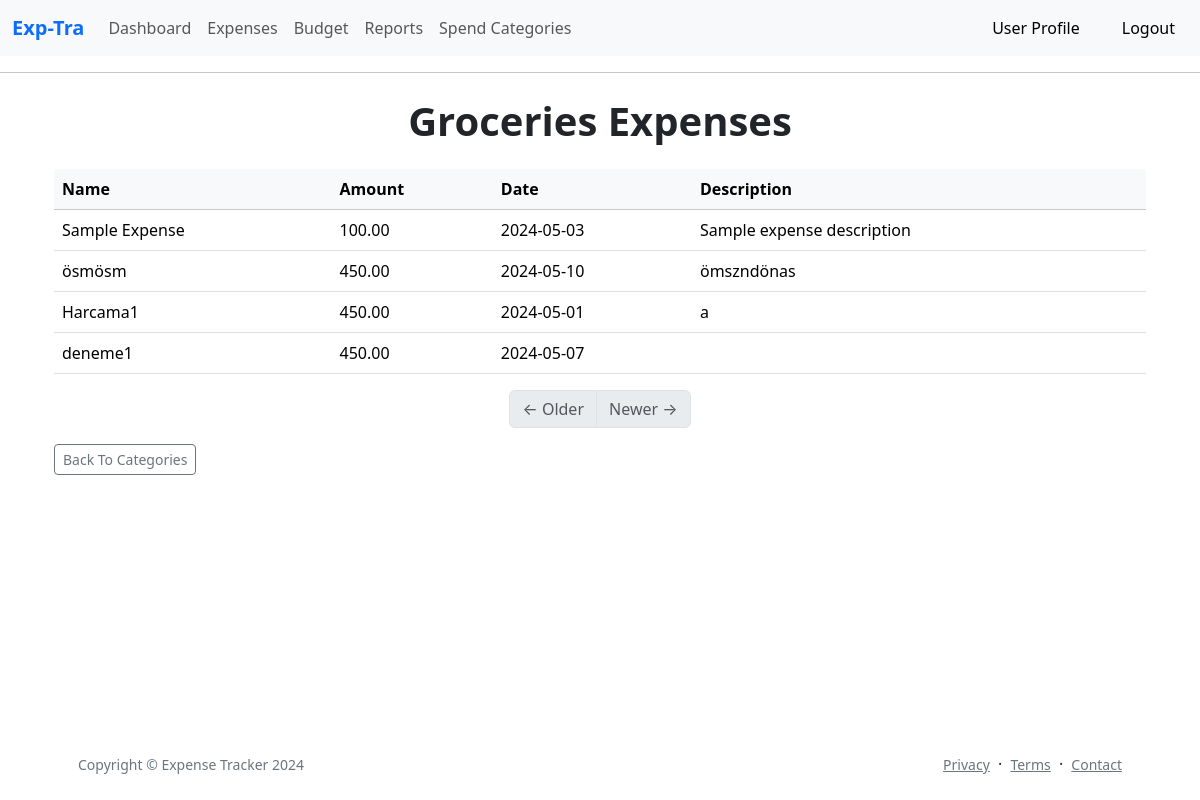
The app's page /category/1/expenses (signed in) with its own data.
### app/models.py (models this page shows, shortened)
class Category(db.Model):
    id: so.Mapped[int] = so.mapped_column(primary_key=True)
    name: so.Mapped[str] = so.mapped_column(sa.String(140))
    expenses = db.relationship('Expense', backref='category', lazy=True)

class Expense(db.Model):
    __tablename__ = 'expenses'
    id: so.Mapped[int] = so.mapped_column(primary_key=True)
    name: so.Mapped[str] = so.mapped_column(sa.String(140))
    amount : so.Mapped[float] = so.mapped_column(sa.Numeric(10, 2), nullable=False)
    category_id : so.Mapped[int] = so.mapped_column(sa.ForeignKey(Category.id),index=True)
    date : so.Mapped[datetime] = so.mapped_column(sa.Date, nullable=False)
    description: so.Mapped[str] = so.mapped_column(sa.Text)
    timestamp: so.Mapped[datetime] = so.mapped_column(
        index=True, default=lambda: datetime.now(timezone.utc))
    user_id: so.Mapped[int] = so.mapped_column(sa.ForeignKey(User.id),
                                               index=True)
    user: so.Mapped[User] = so.relationship(back_populates='expenses')

### app/main/routes.py (the view)
@bp.route('/category/<int:category_id>/expenses')
@login_required
def category_expenses(category_id):
    category = Category.query.get_or_404(category_id)
    expenses = category.expenses
    return render_template('category_expenses.html', title='Category Expenses', category=category, expenses=expenses)

### app/models.py (called while the page is built)
@login.user_loader
def load_user(id):
    return db.session.get(User, int(id))

### app/templates/category_expenses.html (shortened to what this page needs)
{% extends "base.html" %}
{% block content %}
<div class="container">
    <h1 class="my-4 fw-bolder text-center">{{ category.name }} Expenses</h1>
    {% if expenses %}
    <div class="table-responsive">
        <table class="table table-hover">
            <thead class="table-light">
                <tr>
                    <th>Name</th>
                    <th>Amount</th>
                    <th>Date</th>
                    <th>Description</th>
                </tr>
            </thead>
            <tbody>
                {% for expense in expenses %}
                <tr>
                    <td>{{ expense.name }}</td>
                    <td>{{ expense.amount }}</td>
                    <td>{{ expense.date }}</td>
                    <td>{{ expense.description }}</td>
                </tr>
                {% endfor %}
            </tbody>
        </table>
    </div>
<nav aria-label="Page navigation example">
  <ul class="pagination justify-content-center">
    {% if prev_url %}
      <li class="page-item">
        <a class="page-link" href="{{ prev_url }}">&larr; Older</a>
      </li>
    {% else %}
      <li class="page-item disabled">
        <span class="page-link">&larr; Older</span>
      </li>
    {% endif %}
    {% if next_url %}
      <li class="page-item">
        <a class="page-link" href="{{ next_url }}">Newer &rarr;</a>
      </li>
    {% else %}
      <li class="page-item disabled">
        <span class="page-link">Newer &rarr;</span>
      </li>
    {% endif %}
  </ul>
</nav>
    {% else %}
    <p class="fw-bold text-center">No expenses found 😥</p>
    {% endif %}
    <a href="{{ url_for('main.categories')}}" class="btn btn-outline-secondary btn-sm">Back To Categories</a>
</div>
{% endblock %}

### records on screen
Category: name "Groceries"
Expense: name "Sample Expense", amount "100.00", date "2024-05-03", description "Sample expense description"
Expense: name "ösmösm", amount "450.00", date "2024-05-10", description "ömszndönas"
Expense: name "Harcama1", amount "450.00", date "2024-05-01", description "a"
Expense: name "deneme1", amount "450.00", date "2024-05-07"
